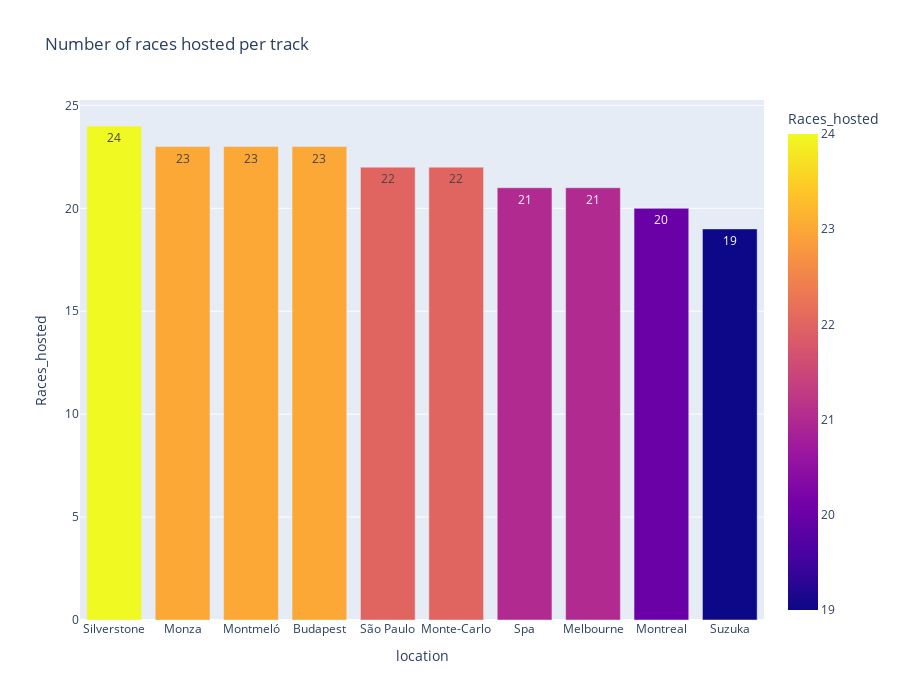

Notebook code cell kept with this figure:
### Code cell
#Showing which track hosted the largest number of races in 21st Century


track_num_this_century = pd.read_sql_query("""
                    SELECT location, country, COUNT(location) as Races_hosted FROM circuits as C
                    JOIN races as R
                    ON R.circuitId = C.circuitId
                    WHERE date >= "2000-01-01"
                    GROUP BY location
                    ORDER BY Races_hosted desc
                    LIMIT 10
                    """, conn)
px.bar(track_num_this_century, x='location', y='Races_hosted', title = 'Number of races hosted per track', color = 'Races_hosted', height=700, text_auto=True)

### Figure 1 — Plotly figure (JSON) as saved in the notebook; plotly's stock layout.template omitted (floating-point values rounded to 4 significant figures)
{"data": [{"alignmentgroup": "True", "hovertemplate": "location=%{x}<br>Races_hosted=%{marker.color}<extra></extra>", "legendgroup": "", "marker": {"color": [24, 23, 23, 23, 22, 22, 21, 21, 20, 19], "coloraxis": "coloraxis", "pattern": {"shape": ""}}, "name": "", "offsetgroup": "", "orientation": "v", "showlegend": false, "textposition": "auto", "texttemplate": "%{y}", "type": "bar", "x": ["Silverstone", "Monza", "Montmeló", "Budapest", "São Paulo", "Monte-Carlo", "Spa", "Melbourne", "Montreal", "Suzuka"], "xaxis": "x", "y": [24, 23, 23, 23, 22, 22, 21, 21, 20, 19], "yaxis": "y"}], "layout": {"barmode": "relative", "coloraxis": {"colorbar": {"title": {"text": "Races_hosted"}}, "colorscale": [[0, "#0d0887"], [0.1111, "#46039f"], [0.2222, "#7201a8"], [0.3333, "#9c179e"], [0.4444, "#bd3786"], [0.5556, "#d8576b"], [0.6667, "#ed7953"], [0.7778, "#fb9f3a"], [0.8889, "#fdca26"], [1, "#f0f921"]]}, "height": 700, "legend": {"tracegroupgap": 0}, "title": {"text": "Number of races hosted per track"}, "xaxis": {"anchor": "y", "domain": [0, 1], "title": {"text": "location"}}, "yaxis": {"anchor": "x", "domain": [0, 1], "title": {"text": "Races_hosted"}}}}
